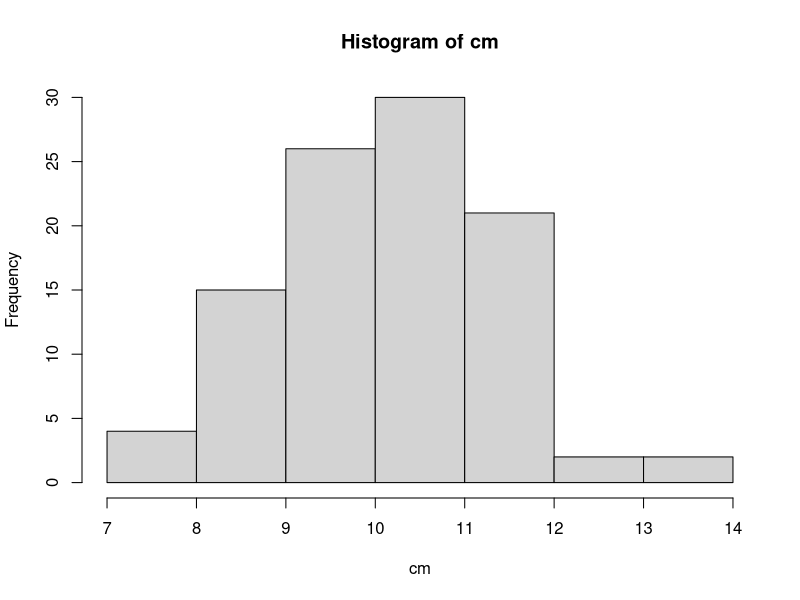

The R script that drew this image:
## ---- chunk 1
knitr::opts_chunk$set(echo = TRUE)
## ---- chunk 2
?sample
## ---- chunk 3
sample(1:6, 4, replace = TRUE)
## ---- chunk 4
sample(1:6, 4, replace = TRUE)
## ---- chunk 5
sample(1:20, 10)
## ---- chunk 6
LETTERS
## ---- chunk 7
sample(LETTERS)
## ---- chunk 8
flips <- sample(c(0,1), size = 100, replace = TRUE, prob = c(0.3, 0.7))
## ---- chunk 9
flips
## ---- chunk 10
sum(flips)
## ---- chunk 11
?rbinom
## ---- chunk 12
rbinom(1,100,0.7)
## ---- chunk 13
flips2 <- rbinom(n = 100, size = 1, prob = 0.7)
## ---- chunk 14
flips2
## ---- chunk 15
sum(flips2)
## ---- chunk 16
?rnorm
## ---- chunk 17
rnorm(10, 0, 1)
## ---- chunk 18
rnorm(10, 100, 25)
## ---- chunk 19
rpois(5, 10)
## ---- chunk 20
my_pois <- replicate(100, rpois(5, 10))
## ---- chunk 21
my_pois
## ---- chunk 22
colMeans(my_pois)
## ---- chunk 23
cm <- colMeans(my_pois)
## ---- chunk 24
hist(cm)
